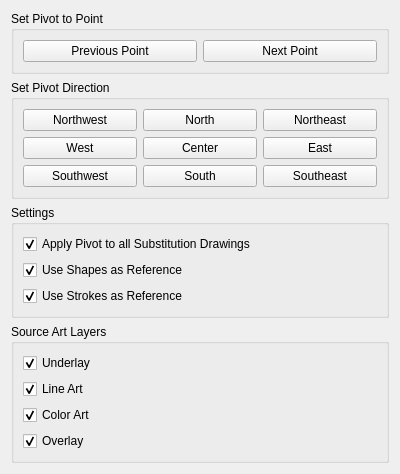
<?xml version="1.0" encoding="UTF-8"?>
<ui version="4.0">
 <class>RR_LineThickness</class>
 <widget class="QWidget" name="RR_LineThickness">
  <property name="geometry">
   <rect>
    <x>500</x>
    <y>500</y>
    <width>400</width>
    <height>300</height>
   </rect>
  </property>
  <property name="windowTitle">
   <string>RR - Set Drawings Pivots</string>
  </property>
  <layout class="QVBoxLayout" name="verticalLayout">

    <item>
        <widget class="QGroupBox" name="navigationGroupBox">
            <property name="title">
                <string>Set Pivot to Point</string>
            </property>
            <layout class="QHBoxLayout" name="horizontalLayout">
                <!-- Previous Button -->
                <item>
                    <widget class="QPushButton" name="btnPrevious">
                        <property name="text">
                            <string>Previous Point</string>
                        </property>
                    </widget>
                </item>
                <!-- Next Button -->
                <item>
                    <widget class="QPushButton" name="btnNext">
                        <property name="text">
                            <string>Next Point</string>
                        </property>
                    </widget>
                </item>
            </layout>
        </widget>
    </item>




   <item>
    <widget class="QGroupBox" name="pivotSettingsGroupBox">
     <property name="title">
      <string>Set Pivot Direction</string>
     </property>
     <layout class="QGridLayout" name="gridLayout">
      <!-- Buttons for directions -->
      <item row="0" column="1">
       <widget class="QPushButton" name="btnNorth">
        <property name="text">
         <string>North</string>
        </property>
       </widget>
      </item>
      <item row="2" column="1">
       <widget class="QPushButton" name="btnSouth">
        <property name="text">
         <string>South</string>
        </property>
       </widget>
      </item>
      <item row="1" column="2">
       <widget class="QPushButton" name="btnEast">
        <property name="text">
         <string>East</string>
        </property>
       </widget>
      </item>
      <item row="1" column="0">
       <widget class="QPushButton" name="btnWest">
        <property name="text">
         <string>West</string>
        </property>
       </widget>
      </item>
      <item row="0" column="0">
       <widget class="QPushButton" name="btnNorthWest">
        <property name="text">
         <string>Northwest</string>
        </property>
       </widget>
      </item>
      <item row="0" column="2">
       <widget class="QPushButton" name="btnNorthEast">
        <property name="text">
         <string>Northeast</string>
        </property>
       </widget>
      </item>
      <item row="2" column="0">
       <widget class="QPushButton" name="btnSouthWest">
        <property name="text">
         <string>Southwest</string>
        </property>
       </widget>
      </item>
      <item row="2" column="2">
       <widget class="QPushButton" name="btnSouthEast">
        <property name="text">
         <string>Southeast</string>
        </property>
       </widget>
      </item>
      <item row="1" column="1">
       <widget class="QPushButton" name="btnCenter">
        <property name="text">
         <string>Center</string>
        </property>
       </widget>
      </item>
     </layout>
    </widget>
   </item>


   <!-- Checkbox group for substitution settings -->
   <item>
    <widget class="QGroupBox" name="substitutionGroupBox">
     <property name="title">
      <string>Settings</string>
     </property>
     <layout class="QVBoxLayout" name="substitutionLayout">

      <item>
       <widget class="QCheckBox" name="checkSubstitutionDrawings">
        <property name="text">
         <string>Apply Pivot to all Substitution Drawings</string>
        </property>
        <property name="checked">
         <bool>true</bool>
        </property>
       </widget>
      </item>

      <item>
       <widget class="QCheckBox" name="checkShapes">
        <property name="text">
         <string>Use Shapes as Reference</string>
        </property>
        <property name="checked">
         <bool>true</bool>
        </property>
       </widget>
      </item>

      <item>
       <widget class="QCheckBox" name="checkStrokes">
        <property name="text">
         <string>Use Strokes as Reference</string>
        </property>
        <property name="checked">
         <bool>true</bool>
        </property>
       </widget>
      </item>

     </layout>
    </widget>
   </item>

   <!-- Checkboxes for art layers -->
   <item>
    <widget class="QGroupBox" name="artLayersGroupBox">
     <property name="title">
      <string>Source Art Layers</string>
     </property>
     <layout class="QVBoxLayout" name="artLayersLayout">
      <item>
       <widget class="QCheckBox" name="checkUnderlay">
        <property name="text">
         <string>Underlay</string>
        </property>
        <property name="checked">
         <bool>true</bool>
        </property>
       </widget>
      </item>
      <item>
       <widget class="QCheckBox" name="checkLineArt">
        <property name="text">
         <string>Line Art</string>
        </property>
        <property name="checked">
         <bool>true</bool>
        </property>
       </widget>
      </item>
      <item>
       <widget class="QCheckBox" name="checkColorArt">
        <property name="text">
         <string>Color Art</string>
        </property>
        <property name="checked">
         <bool>true</bool>
        </property>
       </widget>
      </item>
      <item>
       <widget class="QCheckBox" name="checkOverlay">
        <property name="text">
         <string>Overlay</string>
        </property>
        <property name="checked">
         <bool>true</bool>
        </property>
       </widget>
      </item>
     </layout>
    </widget>
   </item>

  </layout>
 </widget>
 <resources/>
 <connections/>
</ui>
